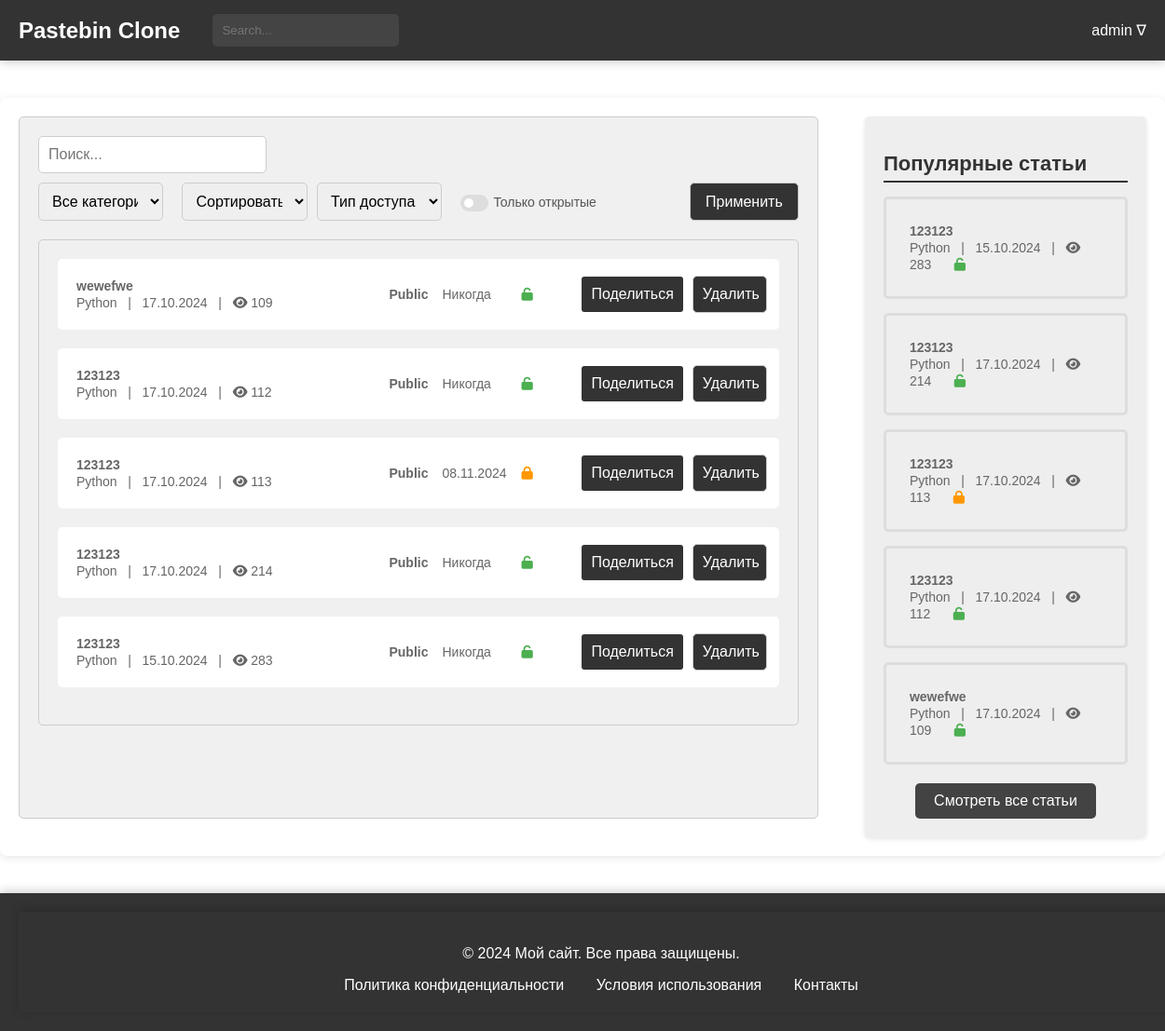
Page /users/posts/ (signed in) on the earlier database version.
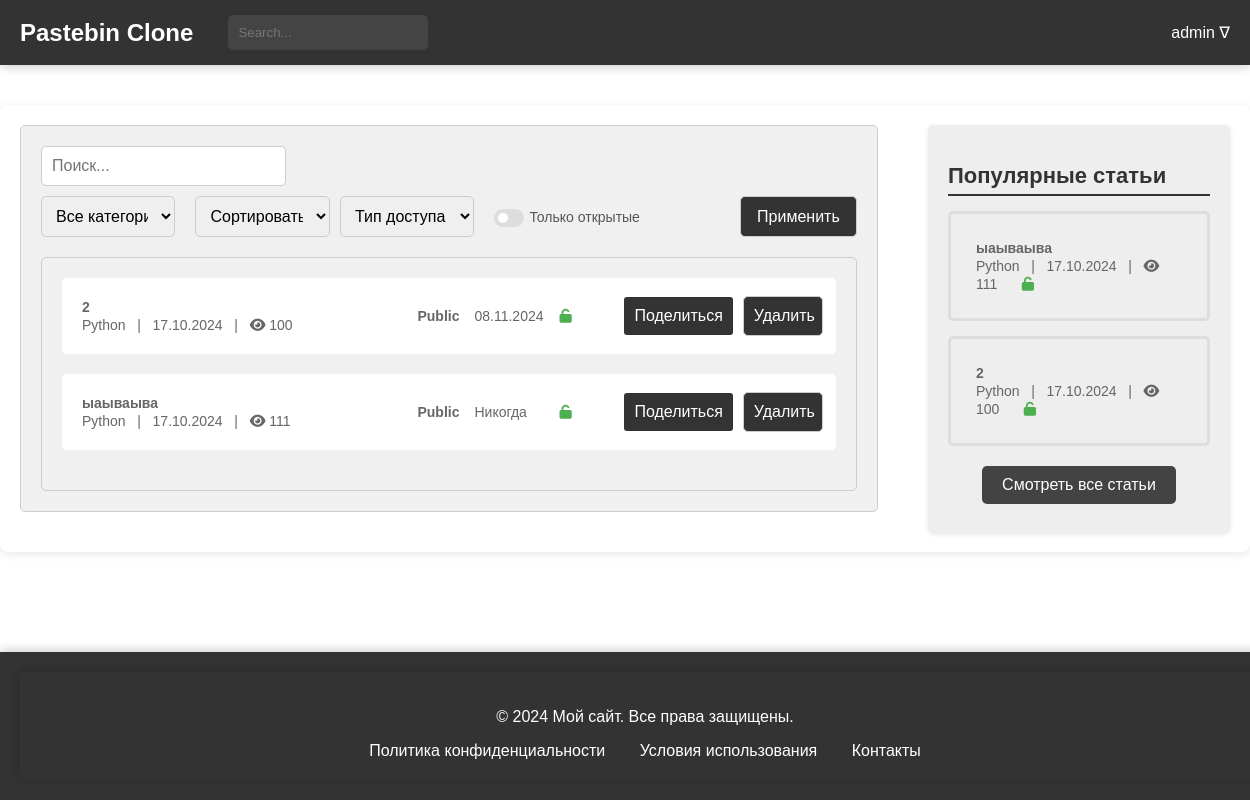
Same page on the later database version.
### blog/models.py (models this page shows, shortened)
class Paste(models.Model):
    ACCESS_STATUS_CHOICES = [
        (0, 'Private'),
        (1, 'Public'),
        (2, 'Draft'),
    ]
    TIME_LIVE_CHOICES = [
        (None, 'Никогда'),
        (timedelta(minutes=2), 'Через 2 минуты'),
        (timedelta(hours=1), 'Через 1 час'),
        (timedelta(days=1), 'Через 1 день'),
        (timedelta(weeks=1), 'Через 1 неделю'),
    ]
    title = models.CharField(max_length=200)
    content = models.TextField()
    author = models.ForeignKey(User, on_delete=models.CASCADE)
    created_at = models.DateTimeField(auto_now_add=True)
    updated_at = models.DateTimeField(auto_now=True)
    slug = models.UUIDField(default=uuid.uuid4, editable=False, unique=True)
    tags = models.ManyToManyField(Tag, related_name='posts')
    category = models.ForeignKey(Category, on_delete=models.SET_NULL, null=True)
    access_status = models.IntegerField(choices=ACCESS_STATUS_CHOICES, default=1)
    time_live = models.DurationField(null=True, blank=True)
    password = models.CharField(max_length=100, null=True, blank=True)
    is_delete_after_read = models.BooleanField(default=False)
    views_count = models.PositiveIntegerField(default=100)
    def get_absolute_url(self):
        return reverse('blog:post-detail', kwargs={'slug': self.slug})
    def get_deletion_date(self):
        if self.time_live:
            deletion_date = timezone.now() + self.time_live
            return deletion_date.strftime('%d.%m.%Y')
        return "Никогда"
    def get_formatted_created_at(self):
        return self.created_at.strftime('%d.%m.%Y')
    class Meta:
        verbose_name = 'Паста'
        verbose_name_plural = 'Паста'

class Category(models.Model):
    name = models.CharField(max_length=30, unique=True)
    parent = models.ForeignKey(
        'self',
        on_delete=models.CASCADE,
        null=True, blank=True,
        related_name='subcategories'
    )
    def __str__(self):
        return self.name
    class Meta:
        verbose_name = 'Категория'
        verbose_name_plural = 'Категории'

### users/views.py (the view)
# urls.py: path('posts/', views.posts_list, name='posts-list'),
@login_required
def posts_list(request):
    user = request.user
    posts = Paste.objects.filter(author=user).order_by('-created_at')
    popular_posts = Paste.objects.order_by('-views_count')[:5]
    categories = Category.objects.all()
    category = request.GET.get('category')
    sort_by = request.GET.get('sort')
    access_status = request.GET.get('access_status')
    has_password = request.GET.get('has_password')
    search_query = request.GET.get('search', '')
    posts = sort_and_filter(posts, category, sort_by, access_status, has_password, search_query)
    return render(request, 'users_posts.html', {
        'posts': posts,
        'popular_posts': popular_posts,
        'categories': categories,
        'selected_category': category,
        'selected_sort': sort_by,
        'has_password': has_password,
        'search_query': search_query
    })

### general/context_processors.py (called while the page is built)
def unread_counts(request):
    if request.user.is_authenticated:
        unread_messages_count = Messages.objects.filter(user=request.user, is_checked=False).count()
        unread_notifications_count = Notifications.objects.filter(user=request.user, is_checked=False).count()
    else:
        unread_messages_count = 0
        unread_notifications_count = 0
    return {
        'unread_messages_count': unread_messages_count,
        'unread_notifications_count': unread_notifications_count,
    }

### users/templates/users_posts.html (shortened to what this page needs)
{% extends 'blog/temps/base.html' %}
{% load static %}
{% block head %}
    <link rel="stylesheet" type="text/css" href="{% static 'css/users_posts.css' %}">
{% endblock %}
{% block content %}
<main>
    <div class="main-container">
        <div class="post-filter">
            <form method="get" action="{% url 'users:posts-list' %}">
                <input type="search" name="search" placeholder="Поиск..." value="{{ search_query }}">
                <div style="display: flex; justify-content: space-between; margin-top: 10px;">
                    <select name="category" style="width: 35%;">
                        <option value="">Все категории</option>
                    </select>
                    <select name="sort" style="width: 35%; margin-left: 20px;">
                        <option value="">Сортировать по</option>
                    </select>
                    <select name="access_status" style="width: 35%; margin-left: 10px;">
                        <option value="">Тип доступа</option>
                    </select>
                    <div class="checkbox-container">
                        <label for="has_password">
                            <span>Только открытые</span>
                            <span></span>
                            <span></span>
                        </label>
                    </div>
                    <button type="submit" style="margin-left: 100px;">Применить</button>
                </div>
            </form>
            <div class="post-list">
                <ul>
                    {% for post in posts %}
                    <li class="post-item">
                        <div class="post-details">
                            <a href="{% url 'blog:post-detail' post.slug %}">
                                <span class="article-title">{{ post.title }}</span>
                                <br>
                                <span class="article-meta">{{ post.category }} &nbsp; | &nbsp; {{ post.get_formatted_created_at }} &nbsp; |  &nbsp;
                                    <i class="fa fa-eye"></i> <span class="view-count">{{post.views_count}}</span></span>
                            </a>
                        </div>
                        <div class="post-actions">
                            <span class="post-status">{{ post.get_access_status_display }}</span>
                            <span class="post-time">{{ post.get_deletion_date }}</span>
                            {% if post.password %}
                            <span><i class="fa fa-lock" aria-hidden="true" style="color: #FF9800;"></i></span>
                            {% else %}
                            <span><i class="fa fa-unlock" aria-hidden="true" style="color: #4CAF50;"></i></span>
                            {% endif %}
                            <button class="post-share-button" onclick="copyToClipboard('{{ post.get_absolute_url }}')">
                                Поделиться
                            </button>
                            <form method="post" action="{% url 'blog:post-delete' post.id %}">
                                <button type="submit">Удалить</button>
                            </form>
                        </div>
                    </li>
                    {% endfor %}
                </ul>
            </div>
        </div>
        {% include 'blog/temps/popular_posts.html' %}
    </div>
</main>
{% endblock %}

### blog/templates/blog/temps/popular_posts.html
{% load static %}
<head>
    <link rel="stylesheet" type="text/css" href="{% static 'css/popular_posts.css' %}">
    <link rel="stylesheet" href="https://cdnjs.cloudflare.com/ajax/libs/font-awesome/6.0.0-beta3/css/all.min.css">
</head>
<div class="right-block">
    <h2>Популярные статьи</h2>
    <ul>
        {% for popular_post in popular_posts %}
        <li>
            <a href="{% url 'blog:post-detail' popular_post.slug %}">
                <span class="article-title">{{popular_post.title}}</span>
                <br>
                <span class="article-meta">{{ popular_post.category }} &nbsp; | &nbsp; {{ popular_post.get_formatted_created_at }} &nbsp; |  &nbsp;
                                    <i class="fa fa-eye"></i> <span
                            class="view-count">{{popular_post.views_count}}</span></span>
                {% if popular_post.password %}
                <span><i class="fa fa-lock" aria-hidden="true" style="color: #FF9800;"></i></span>
                {% else %}
                <span><i class="fa fa-unlock" aria-hidden="true" style="color: #4CAF50;"></i></span>
                {% endif %}
            </a>
        </li>
        {% endfor %}
    </ul>
     <div class="all-posts-link">
        <a href="{% url 'blog:posts-check' %}">Смотреть все статьи</a>
    </div>
</div>

Differences in the rows shown:
removed Paste: title "wewefwe", category "Python", get_formatted_created_at "17.10.2024", views_count "109", access_status "Public", get_deletion_date "Никогда"
removed Paste: title "123123", category "Python", get_formatted_created_at "17.10.2024", views_count "112", access_status "Public", get_deletion_date "Никогда"
removed Paste: title "123123", category "Python", get_formatted_created_at "17.10.2024", views_count "113", access_status "Public", get_deletion_date "08.11.2024"
removed Paste: title "123123", category "Python", get_formatted_created_at "17.10.2024", views_count "214", access_status "Public", get_deletion_date "Никогда"
removed Paste: title "123123", category "Python", get_formatted_created_at "15.10.2024", views_count "283", access_status "Public", get_deletion_date "Никогда"
added Paste: title "2", category "Python", get_formatted_created_at "17.10.2024", views_count "100", access_status "Public", get_deletion_date "08.11.2024"
added Paste: title "ыаываыва", category "Python", get_formatted_created_at "17.10.2024", views_count "111", access_status "Public", get_deletion_date "Никогда"
